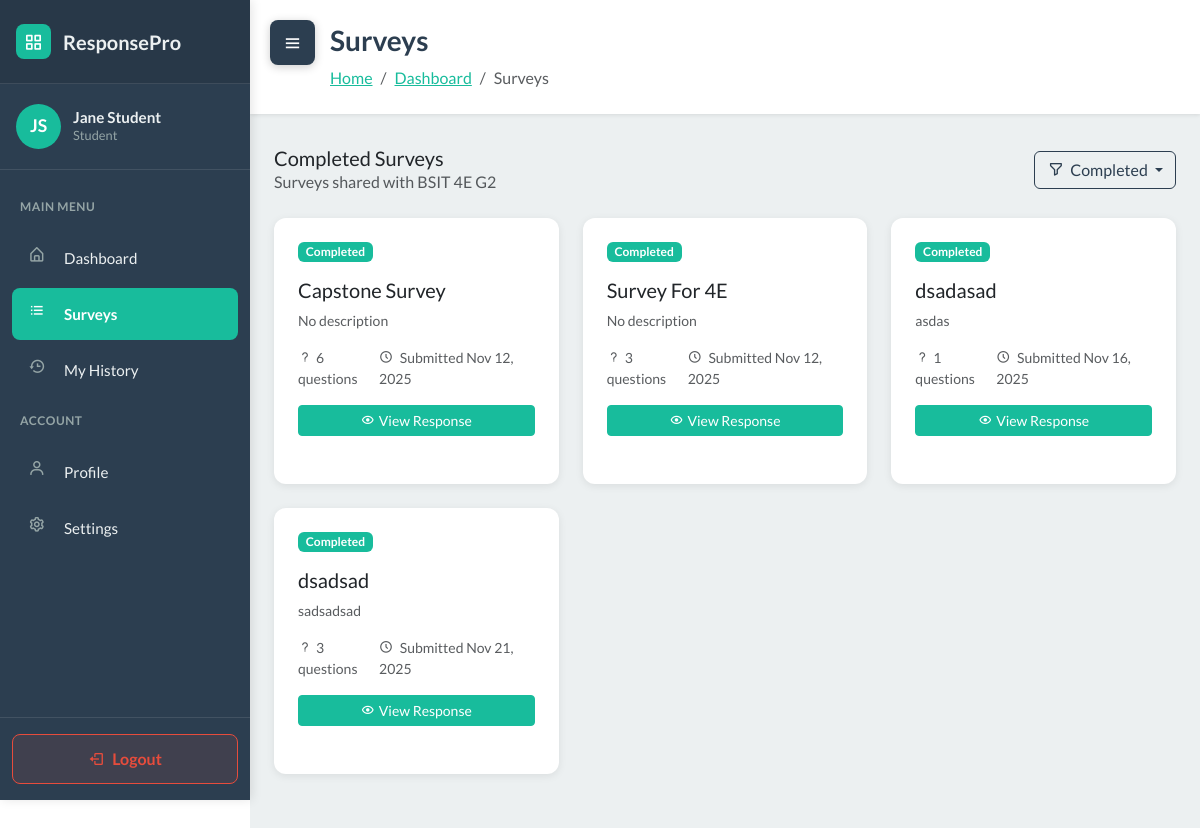
Screenshot of /student/surveys/?filter=completed (signed in) with the database file from the repository.
### WebSurvey/models.py (models this page shows, shortened)
class User(AbstractUser):
    ROLE_CHOICES = [
        ('student', 'Student'),
        ('teacher', 'Teacher'),
    ]
    role = models.CharField('role', max_length=20, choices=ROLE_CHOICES, default='student')
    section = models.ForeignKey(Section, null=True, blank=True, on_delete=models.SET_NULL, related_name='students')

class Section(models.Model):
    name = models.CharField(max_length=150)
    teacher = models.ForeignKey('User', on_delete=models.CASCADE, related_name='sections')

class StudentResponse(models.Model):
    survey = models.ForeignKey(Survey, on_delete=models.CASCADE, related_name='responses')
    student = models.ForeignKey(User, on_delete=models.CASCADE, related_name='survey_responses')
    started_at = models.DateTimeField(auto_now_add=True)
    submitted_at = models.DateTimeField(null=True, blank=True)
    score = models.FloatField(null=True, blank=True)
    is_submitted = models.BooleanField(default=False)
    class Meta:
        unique_together = ['survey', 'student']

class Survey(models.Model):
    STATUS_CHOICES = [
        ('draft', 'Draft'),
        ('published', 'Published'),
        ('closed', 'Closed'),
    ]
    title = models.CharField(max_length=255)
    description = models.TextField(blank=True)
    teacher = models.ForeignKey(User, on_delete=models.CASCADE, related_name='surveys')
    sections = models.ManyToManyField(Section, blank=True, related_name='surveys')
    status = models.CharField(max_length=20, choices=STATUS_CHOICES, default='draft')
    total_points = models.IntegerField(default=0)
    time_limit = models.IntegerField(null=True, blank=True, help_text="Time limit in minutes")
    due_date = models.DateTimeField(null=True, blank=True)
    created_at = models.DateTimeField(auto_now_add=True)
    updated_at = models.DateTimeField(auto_now=True)
    class Meta:
        ordering = ['-created_at']

### WebSurvey/views.py (the view)
# urls.py: path('student/surveys/', views.student_available_surveys, name='student_available_surveys'),
@login_required
def student_available_surveys(request):
    if request.user.role != 'student':
        messages.error(request, 'Only students can access this page.')
        return redirect('dashboard')
    filter_type = request.GET.get('filter', 'available')
    context = {'user': request.user, 'current_filter': filter_type}
    survey_data = _get_student_survey_data(request.user)
    context.update(survey_data)
    if filter_type == 'available':
        available_only = [s for s in survey_data['available_surveys']
                         if s.status == 'published' and not s.is_overdue and not s.is_closed]
        context['filtered_surveys'] = available_only
        context['filter_title'] = 'Available Surveys'
        context['is_response_list'] = False
    elif filter_type == 'pending':
        pending_only = [r for r in survey_data['pending_responses']
                       if not r.is_overdue and not r.is_closed]
        context['filtered_surveys'] = pending_only
        context['filter_title'] = 'Pending Surveys'
        context['is_response_list'] = True
    elif filter_type == 'completed':
        context['filtered_surveys'] = survey_data['completed_responses']
        context['filter_title'] = 'Completed Surveys'
        context['is_response_list'] = True
    elif filter_type == 'closed':
        closed_only = [s for s in survey_data['available_surveys']
                      if s.is_overdue or s.is_closed]
        context['filtered_surveys'] = closed_only
        context['filter_title'] = 'Closed Surveys'
        context['is_response_list'] = False
    else:  # 'all'
        all_surveys_list = []
        all_surveys_list.extend(survey_data['available_surveys'])
        context['filtered_surveys'] = all_surveys_list
        context['filter_title'] = 'All Surveys'
        context['is_response_list'] = False
    return render(request, 'student_available_surveys.html', context)

### WebSurvey/templates/student_available_surveys.html (shortened to what this page needs)
<!DOCTYPE html>
{% load static %}
<html data-bs-theme="light" lang="en">
<head>
    <link rel="stylesheet" href="https://cdn.jsdelivr.net/npm/bootswatch@5.3.6/dist/flatly/bootstrap.min.css">
    <link rel="stylesheet" href="https://cdn.jsdelivr.net/npm/boxicons@latest/css/boxicons.min.css">
    <link rel="stylesheet" href="https://cdnjs.cloudflare.com/ajax/libs/font-awesome/4.7.0/css/font-awesome.min.css">
    <link rel="stylesheet" href="{% static 'css/dashboard-sidebar.css' %}">
    <link rel="stylesheet" href="{% static 'css/bss-overrides.css' %}">
</head>
<body>
    <button class="sidebar-toggle shifted" id="sidebarToggle">
        <i class="bx bx-menu"></i>
    </button>
    <aside class="dashboard-sidebar" id="sidebar">
        <div class="sidebar-header">
            <a href="{% url 'dashboard' %}" class="sidebar-brand">
                <div class="brand-icon">
                    <i class="bx bx-grid-alt" style="color: white;"></i>
                </div>
                <span>ResponsePro</span>
            </a>
        </div>
        <div class="sidebar-user">
            <div class="user-avatar">
                {{ user.first_name.0|upper }}{{ user.last_name.0|upper }}
            </div>
            <div class="user-info">
                <h6>{{ user.first_name }} {{ user.last_name }}</h6>
                <p>{{ user.get_role_display }}</p>
            </div>
        </div>
        <nav class="sidebar-nav">
            <div class="nav-section-title">Main Menu</div>
            <div class="sidebar-nav-item">
                <a href="{% url 'dashboard' %}" class="sidebar-nav-link">
                    <i class="bx bx-home-alt"></i>
                    <span>Dashboard</span>
                </a>
            </div>
            {% if user.role == 'teacher' %}
            <div class="nav-section-title">Survey Management</div>
            <div class="sidebar-nav-item">
                <a href="{% url 'survey_list' %}" class="sidebar-nav-link">
                    <i class="bx bx-file"></i>
                    <span>My Surveys</span>
                </a>
            </div>
            <div class="sidebar-nav-item">
                <a href="{% url 'survey_create' %}" class="sidebar-nav-link">
                    <i class="bx bx-plus-circle"></i>
                    <span>Create Survey</span>
                </a>
            </div>
            <div class="sidebar-nav-item">
                <a href="{% url 'section_list' %}" class="sidebar-nav-link">
                    <i class="bx bx-layer"></i>
                    <span>Manage Sections</span>
                </a>
            </div>
            <div class="sidebar-nav-item">
                <a href="#" class="sidebar-nav-link">
                    <i class="bx bx-bar-chart-alt"></i>
                    <span>Analytics</span>
                </a>
            </div>
            <div class="sidebar-nav-item">
                <a href="{% url 'response_management' %}" class="sidebar-nav-link">
                    <i class="bx bx-group"></i>
                    <span>Responses</span>
                </a>
            </div>
            {% else %}
            <div class="sidebar-nav-item">
                <a href="{% url 'student_available_surveys' %}" class="sidebar-nav-link active">
                    <i class="bx bx-list-ul"></i>
                    <span>Surveys</span>
                </a>
            </div>
            <div class="sidebar-nav-item">
                <a href="{% url 'student_history' %}" class="sidebar-nav-link">
                    <i class="bx bx-history"></i>
                    <span>My History</span>
                </a>
            </div>
            {% endif %}
            <div class="nav-section-title">Account</div>
            <div class="sidebar-nav-item">
                <a href="#" class="sidebar-nav-link">
                    <i class="bx bx-user"></i>
                    <span>Profile</span>
                </a>
            </div>
            <div class="sidebar-nav-item">
                <a href="#" class="sidebar-nav-link">
                    <i class="bx bx-cog"></i>
                    <span>Settings</span>
                </a>
            </div>
        </nav>
        <div class="sidebar-logout">
            <a href="{% url 'logout' %}" class="logout-btn">
                <i class="bx bx-log-out"></i>
                <span>Logout</span>
            </a>
        </div>
    </aside>
    <main class="dashboard-content" id="mainContent">
        <div class="content-header">
            <h1>Surveys</h1>
            <nav aria-label="breadcrumb">
                <ol class="breadcrumb">
                    <li class="breadcrumb-item"><a href="{% url 'landing' %}">Home</a></li>
                    <li class="breadcrumb-item"><a href="{% url 'dashboard' %}">Dashboard</a></li>
                    <li class="breadcrumb-item active" aria-current="page">Surveys</li>
                </ol>
            </nav>
        </div>
        <div class="container-fluid px-4 pb-5">
            {% if not student_section %}
            <div class="row">
                <div class="col-12">
                    <div class="dashboard-card text-center py-5">
                        <i class="bx bx-user-x" style="font-size: 4rem; opacity: 0.3;"></i>
                        <h5 class="mt-3 mb-2">No Section Assigned</h5>
                        <p class="text-muted mb-0">Please contact your teacher so you can be added to a section and start answering surveys.</p>
                    </div>
                </div>
            </div>
            {% else %}
            <div class="row">
                <div class="col-12">
                    <div class="d-flex justify-content-between align-items-center mb-4">
                        <div>
                            <h5 class="mb-0">{{ filter_title }}</h5>
                            <p class="text-muted mb-0">Surveys shared with {{ student_section.name }}</p>
                        </div>
                        <div>
                            <div class="dropdown">
                                <button class="btn btn-outline-primary dropdown-toggle" type="button" id="filterDropdown" data-bs-toggle="dropdown" aria-expanded="false">
                                    <i class="bx bx-filter-alt me-1"></i>
                                    {% if current_filter == 'available' %}Available
                                    {% elif current_filter == 'pending' %}Pending
                                    {% elif current_filter == 'completed' %}Completed
                                    {% elif current_filter == 'closed' %}Closed
                                    {% else %}Available{% endif %}
                                </button>
                            </div>
                        </div>
                    </div>
                </div>
            </div>
            <div class="row">
                {% for item in filtered_surveys %}
                    {% if is_response_list %}
                        {% with survey=item.survey %}
                        <div class="col-md-6 col-lg-4 mb-4">
                            <div class="dashboard-card h-100">
                                <div class="d-flex justify-content-between align-items-start mb-3">
                                    <span class="badge
                                        {% if item.is_overdue or item.is_closed %}bg-danger
                                        {% elif item.is_submitted %}bg-success
                                        {% else %}bg-warning{% endif %}">
                                        {% if item.is_submitted %}Completed
                                        {% elif item.is_overdue or item.is_closed %}Closed
                                        {% else %}In Progress{% endif %}
                                    </span>
                                </div>
                                <h5 class="mb-2">{{ survey.title }}</h5>
                                <p class="text-muted small mb-3">
                                    {{ survey.description|truncatewords:15|default:"No description" }}
                                </p>
                                <div class="d-flex justify-content-between text-muted small mb-3">
                                    <span><i class="bx bx-question-mark me-1"></i>{{ survey.questions.all|length }} questions</span>
                                    <span>
                                        <i class="bx bx-time-five me-1"></i>
                                        {% if item.is_submitted %}
                                            Submitted {{ item.submitted_at|date:"M d, Y" }}
                                        {% elif survey.due_date %}
                                            Due {{ survey.due_date|date:"M d, Y" }}
                                        {% else %}
                                            {{ survey.created_at|date:"M d, Y" }}
                                        {% endif %}
                                    </span>
                                </div>
                                <div class="d-grid gap-2">
                                    {% if item.is_submitted %}
                                        <a href="{% url 'student_view_response' item.id %}"
                                           class="btn btn-success btn-sm">
                                            <i class="bx bx-show me-1"></i>View Response
                                        </a>
                                    {% elif item.is_overdue or item.is_closed %}
                                        <a href="#" class="btn btn-secondary btn-sm disabled" aria-disabled="true">
                                            <i class="bx bx-lock me-1"></i>Closed
                                        </a>
                                    {% else %}
                                        <a href="{% url 'take_survey' survey.id %}"
                                           class="btn btn-warning btn-sm">
                                            <i class="bx bx-play-circle me-1"></i>Continue Survey
                                        </a>
                                    {% endif %}
                                </div>
                            </div>
                        </div>
                        {% endwith %}
                    {% endif %}
                {% endfor %}
            </div>
            {% endif %}
        </div>
    </main>
</body>
</html>

### rows the page displays
User: first_name.0 "J", last_name.0 "S", first_name "Jane", last_name "Student", role "Student"
Section: name "BSIT 4E G2"
StudentResponse: is_submitted "Completed", survey "Capstone Survey", survey.description "No description", survey.questions.all|length "6", submitted_at "Nov 12, 2025"
StudentResponse: is_submitted "Completed", survey "Survey For 4E", survey.description "No description", survey.questions.all|length "3", submitted_at "Nov 12, 2025"
StudentResponse: is_submitted "Completed", survey "dsadasad", survey.description "asdas", survey.questions.all|length "1", submitted_at "Nov 16, 2025"
StudentResponse: is_submitted "Completed", survey "dsadsad", survey.description "sadsadsad", survey.questions.all|length "3", submitted_at "Nov 21, 2025"

### other values shown
{{ filter_title }} "Completed Surveys"
